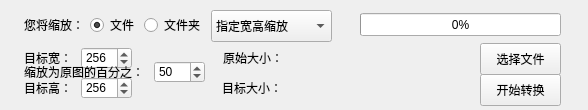
<?xml version="1.0" encoding="UTF-8"?>
<ui version="4.0">
 <class>ScaleWindow</class>
 <widget class="QMainWindow" name="ScaleWindow">
  <property name="geometry">
   <rect>
    <x>0</x>
    <y>0</y>
    <width>588</width>
    <height>110</height>
   </rect>
  </property>
  <property name="windowTitle">
   <string>MainWindow</string>
  </property>
  <widget class="QWidget" name="centralwidget">
   <widget class="QPushButton" name="pushButton_2">
    <property name="geometry">
     <rect>
      <x>480</x>
      <y>74</y>
      <width>81</width>
      <height>32</height>
     </rect>
    </property>
    <property name="text">
     <string>开始转换</string>
    </property>
   </widget>
   <widget class="QRadioButton" name="radioButton">
    <property name="geometry">
     <rect>
      <x>90</x>
      <y>15</y>
      <width>99</width>
      <height>20</height>
     </rect>
    </property>
    <property name="text">
     <string>文件</string>
    </property>
    <property name="checked">
     <bool>true</bool>
    </property>
   </widget>
   <widget class="QRadioButton" name="radioButton_2">
    <property name="geometry">
     <rect>
      <x>144</x>
      <y>15</y>
      <width>99</width>
      <height>20</height>
     </rect>
    </property>
    <property name="text">
     <string>文件夹</string>
    </property>
   </widget>
   <widget class="QLabel" name="label_7">
    <property name="geometry">
     <rect>
      <x>287</x>
      <y>50</y>
      <width>111</width>
      <height>16</height>
     </rect>
    </property>
    <property name="text">
     <string/>
    </property>
   </widget>
   <widget class="QLabel" name="label_5">
    <property name="geometry">
     <rect>
      <x>223</x>
      <y>50</y>
      <width>58</width>
      <height>16</height>
     </rect>
    </property>
    <property name="text">
     <string>原始大小：</string>
    </property>
   </widget>
   <widget class="QLabel" name="label_8">
    <property name="geometry">
     <rect>
      <x>287</x>
      <y>80</y>
      <width>111</width>
      <height>16</height>
     </rect>
    </property>
    <property name="text">
     <string/>
    </property>
   </widget>
   <widget class="QLabel" name="label_6">
    <property name="geometry">
     <rect>
      <x>222</x>
      <y>80</y>
      <width>58</width>
      <height>16</height>
     </rect>
    </property>
    <property name="text">
     <string>目标大小：</string>
    </property>
   </widget>
   <widget class="QLabel" name="label_9">
    <property name="geometry">
     <rect>
      <x>24</x>
      <y>17</y>
      <width>58</width>
      <height>16</height>
     </rect>
    </property>
    <property name="text">
     <string>您将缩放：</string>
    </property>
   </widget>
   <widget class="QProgressBar" name="progressBar">
    <property name="geometry">
     <rect>
      <x>360</x>
      <y>13</y>
      <width>201</width>
      <height>23</height>
     </rect>
    </property>
    <property name="value">
     <number>0</number>
    </property>
   </widget>
   <widget class="QComboBox" name="comboBox">
    <property name="geometry">
     <rect>
      <x>211</x>
      <y>10</y>
      <width>121</width>
      <height>32</height>
     </rect>
    </property>
    <item>
     <property name="text">
      <string>指定宽高缩放</string>
     </property>
    </item>
    <item>
     <property name="text">
      <string>按比例缩放</string>
     </property>
    </item>
   </widget>
   <widget class="QLabel" name="label_3">
    <property name="geometry">
     <rect>
      <x>24</x>
      <y>50</y>
      <width>58</width>
      <height>16</height>
     </rect>
    </property>
    <property name="text">
     <string>目标宽：</string>
    </property>
   </widget>
   <widget class="QLabel" name="label_4">
    <property name="geometry">
     <rect>
      <x>24</x>
      <y>80</y>
      <width>58</width>
      <height>16</height>
     </rect>
    </property>
    <property name="text">
     <string>目标高：</string>
    </property>
   </widget>
   <widget class="QSpinBox" name="spinBox">
    <property name="geometry">
     <rect>
      <x>81</x>
      <y>47</y>
      <width>51</width>
      <height>22</height>
     </rect>
    </property>
    <property name="minimum">
     <number>1</number>
    </property>
    <property name="maximum">
     <number>99999</number>
    </property>
    <property name="value">
     <number>256</number>
    </property>
   </widget>
   <widget class="QSpinBox" name="spinBox_2">
    <property name="geometry">
     <rect>
      <x>81</x>
      <y>77</y>
      <width>51</width>
      <height>22</height>
     </rect>
    </property>
    <property name="minimum">
     <number>1</number>
    </property>
    <property name="maximum">
     <number>99999</number>
    </property>
    <property name="value">
     <number>256</number>
    </property>
   </widget>
   <widget class="QLabel" name="label_10">
    <property name="geometry">
     <rect>
      <x>24</x>
      <y>64</y>
      <width>131</width>
      <height>16</height>
     </rect>
    </property>
    <property name="text">
     <string>缩放为原图的百分之：</string>
    </property>
   </widget>
   <widget class="QSpinBox" name="spinBox_3">
    <property name="geometry">
     <rect>
      <x>154</x>
      <y>61</y>
      <width>51</width>
      <height>22</height>
     </rect>
    </property>
    <property name="minimum">
     <number>1</number>
    </property>
    <property name="maximum">
     <number>1000</number>
    </property>
    <property name="value">
     <number>50</number>
    </property>
   </widget>
   <widget class="QPushButton" name="pushButton">
    <property name="geometry">
     <rect>
      <x>480</x>
      <y>43</y>
      <width>81</width>
      <height>32</height>
     </rect>
    </property>
    <property name="text">
     <string>选择文件</string>
    </property>
   </widget>
  </widget>
 </widget>
 <resources/>
 <connections/>
</ui>
